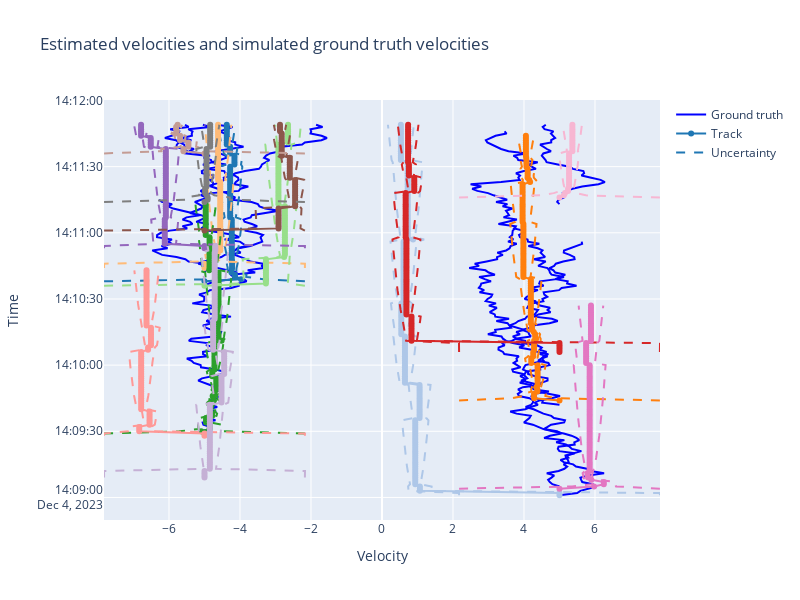

The cell this chart's notebook holds for it:
### Code cell
plotter.plot_track_vel(plotly=True)
